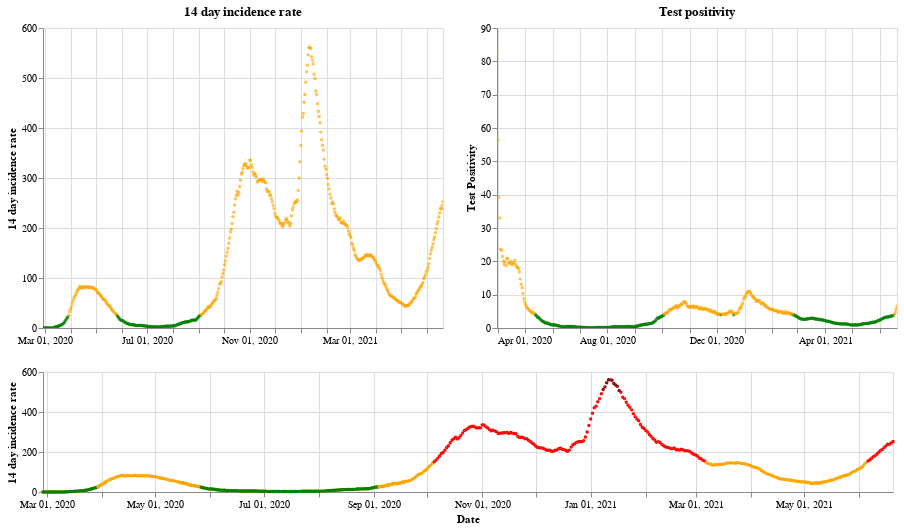

Notebook source saved alongside this figure:
### Markdown cell above
## Scotland

### Code cell
plot_traffic_light('Scotland')

### Figure 1 — Vega-Lite specification as saved in the notebook (floating-point values rounded to 4 significant figures; data arrays with more than 128 entries replaced by an {"elided": "..."} marker saying what was removed)
{"config": {"view": {"continuousWidth": 400, "continuousHeight": 300}}, "vconcat": [{"hconcat": [{"mark": {"type": "point", "size": 2}, "encoding": {"color": {"condition": {"value": "green", "test": "(datum.twoWeeklyCasesRate <= 25)"}, "value": "orange"}, "tooltip": [{"type": "nominal", "field": "areaName"}, {"type": "temporal", "field": "date"}, {"type": "quantitative", "field": "twoWeeklyCasesRate"}, {"type": "quantitative", "field": "testPositivity"}], "x": {"type": "temporal", "axis": {"title": ""}, "field": "date", "scale": {"domain": {"selection": "DateBrush"}}, "timeUnit": "yearmonthdate"}, "y": {"type": "quantitative", "axis": {"title": "14 day incidence rate"}, "field": "twoWeeklyCasesRate"}}, "title": "14 day incidence rate", "width": 400}, {"mark": {"type": "point", "size": 2}, "encoding": {"color": {"condition": {"value": "green", "test": "(datum.testPositivity <= 4)"}, "value": "orange"}, "tooltip": [{"type": "nominal", "field": "areaName"}, {"type": "temporal", "field": "date"}, {"type": "quantitative", "field": "twoWeeklyCasesRate"}, {"type": "quantitative", "field": "testPositivity"}], "x": {"type": "temporal", "axis": {"title": ""}, "field": "date", "scale": {"domain": {"selection": "DateBrush"}}, "timeUnit": "yearmonthdate"}, "y": {"type": "quantitative", "axis": {"title": "Test Positivity"}, "field": "testPositivity"}}, "title": "Test positivity", "width": 400}]}, {"layer": [{"mark": {"type": "point", "size": 2}, "encoding": {"color": {"condition": {"value": "orange", "test": "((50 && datum.twoWeeklyCasesRate) < 150)"}, "value": "red"}, "opacity": {"condition": {"value": 1, "test": "((50 && datum.twoWeeklyCasesRate) < 500)"}, "value": 0}, "tooltip": [{"type": "nominal", "field": "areaName"}, {"type": "temporal", "field": "date"}, {"type": "quantitative", "field": "twoWeeklyCasesRate"}, {"type": "quantitative", "field": "testPositivity"}], "x": {"type": "temporal", "axis": {"title": "Date"}, "field": "date", "timeUnit": "yearmonthdate"}, "y": {"type": "quantitative", "axis": {"title": "14 day incidence rate"}, "field": "twoWeeklyCasesRate"}}, "selection": {"DateBrush": {"type": "interval", "encodings": ["x"], "fields": ["Time"]}}, "width": 850}, {"mark": {"type": "point", "size": 2}, "encoding": {"color": {"value": "darkred"}, "opacity": {"condition": {"value": 1, "test": "(datum.twoWeeklyCasesRate >= 500)"}, "value": 0}, "tooltip": [{"type": "nominal", "field": "areaName"}, {"type": "temporal", "field": "date"}, {"type": "quantitative", "field": "twoWeeklyCasesRate"}, {"type": "quantitative", "field": "testPositivity"}], "x": {"type": "temporal", "axis": {"title": "Date"}, "field": "date", "timeUnit": "yearmonthdate"}, "y": {"type": "quantitative", "axis": {"title": "14 day incidence rate"}, "field": "twoWeeklyCasesRate"}}, "width": 400}, {"mark": {"type": "point", "size": 2}, "encoding": {"color": {"condition": {"value": "green", "test": "((4 && datum.twoWeeklyCasesRate) < 25)"}, "value": "orange"}, "opacity": {"condition": {"value": 1, "test": "(datum.twoWeeklyCasesRate < 50)"}, "value": 0}, "tooltip": [{"type": "nominal", "field": "areaName"}, {"type": "temporal", "field": "date"}, {"type": "quantitative", "field": "twoWeeklyCasesRate"}, {"type": "quantitative", "field": "testPositivity"}], "x": {"type": "temporal", "axis": {"title": "Date"}, "field": "date", "timeUnit": "yearmonthdate"}, "y": {"type": "quantitative", "axis": {"title": "14 day incidence rate"}, "field": "twoWeeklyCasesRate"}}, "width": 400}], "height": 120, "width": 800}], "data": {"name": "data-8720a7886d4d60aeb84a7ee5a8ea9d05"}, "$schema": "https://vega.github.io/schema/vega-lite/v4.8.1.json", "datasets": {"data-8720a7886d4d60aeb84a7ee5a8ea9d05": {"elided": "479 records"}}}
